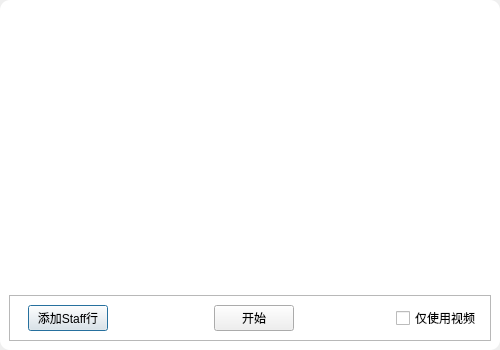
<?xml version="1.0" encoding="UTF-8"?>
<ui version="4.0">
 <class>NewSubProcessDialog</class>
 <widget class="QDialog" name="NewSubProcessDialog">
  <property name="geometry">
   <rect>
    <x>0</x>
    <y>0</y>
    <width>500</width>
    <height>350</height>
   </rect>
  </property>
  <property name="sizePolicy">
   <sizepolicy hsizetype="Preferred" vsizetype="Preferred">
    <horstretch>0</horstretch>
    <verstretch>0</verstretch>
   </sizepolicy>
  </property>
  <property name="minimumSize">
   <size>
    <width>500</width>
    <height>350</height>
   </size>
  </property>
  <property name="maximumSize">
   <size>
    <width>500</width>
    <height>350</height>
   </size>
  </property>
  <property name="windowTitle">
   <string>Dialog</string>
  </property>
  <layout class="QGridLayout" name="gridLayout">
   <property name="leftMargin">
    <number>0</number>
   </property>
   <property name="topMargin">
    <number>0</number>
   </property>
   <property name="rightMargin">
    <number>0</number>
   </property>
   <property name="bottomMargin">
    <number>0</number>
   </property>
   <property name="spacing">
    <number>0</number>
   </property>
   <item row="0" column="0">
    <widget class="QFrame" name="MainFrame">
     <property name="enabled">
      <bool>true</bool>
     </property>
     <property name="styleSheet">
      <string notr="true">QFrame#MainFrame{background-color: rgb(255, 255, 255);border-color: rgb(204,204, 204);border-size: 2px;border-radius:10px;}
QLabel{font: 12pt &quot;Microsoft YaHei UI&quot;;}
QGroupBox{background-color: rgba(204, 204, 204,50);border-color: rgb(204, 204,204);border-size: 1px;border-radius:10px;}
                        </string>
     </property>
     <layout class="QVBoxLayout" name="verticalLayout" stretch="0,0,1">
      <property name="topMargin">
       <number>35</number>
      </property>
      <item>
       <widget class="QFrame" name="SelectBox">
        <property name="sizePolicy">
         <sizepolicy hsizetype="Preferred" vsizetype="Maximum">
          <horstretch>0</horstretch>
          <verstretch>0</verstretch>
         </sizepolicy>
        </property>
        <layout class="QVBoxLayout" name="SelectBoxLayout">
         <property name="spacing">
          <number>2</number>
         </property>
        </layout>
       </widget>
      </item>
      <item>
       <spacer name="verticalSpacer">
        <property name="orientation">
         <enum>Qt::Vertical</enum>
        </property>
        <property name="sizeHint" stdset="0">
         <size>
          <width>20</width>
          <height>40</height>
         </size>
        </property>
       </spacer>
      </item>
      <item>
       <widget class="QFrame" name="EmitFrame">
        <property name="sizePolicy">
         <sizepolicy hsizetype="Preferred" vsizetype="Maximum">
          <horstretch>0</horstretch>
          <verstretch>0</verstretch>
         </sizepolicy>
        </property>
        <property name="frameShape">
         <enum>QFrame::StyledPanel</enum>
        </property>
        <property name="frameShadow">
         <enum>QFrame::Raised</enum>
        </property>
        <layout class="QHBoxLayout" name="horizontalLayout_4" stretch="1,1,1">
         <property name="topMargin">
          <number>0</number>
         </property>
         <property name="rightMargin">
          <number>0</number>
         </property>
         <property name="bottomMargin">
          <number>0</number>
         </property>
         <item>
          <widget class="QWidget" name="widget_4" native="true">
           <layout class="QHBoxLayout" name="horizontalLayout_6">
            <item>
             <widget class="QPushButton" name="StaffAddButton">
              <property name="sizePolicy">
               <sizepolicy hsizetype="Maximum" vsizetype="Fixed">
                <horstretch>0</horstretch>
                <verstretch>0</verstretch>
               </sizepolicy>
              </property>
              <property name="text">
               <string>添加Staff行</string>
              </property>
             </widget>
            </item>
            <item>
             <spacer name="horizontalSpacer_2">
              <property name="orientation">
               <enum>Qt::Horizontal</enum>
              </property>
              <property name="sizeHint" stdset="0">
               <size>
                <width>40</width>
                <height>20</height>
               </size>
              </property>
             </spacer>
            </item>
           </layout>
          </widget>
         </item>
         <item>
          <widget class="QWidget" name="widget" native="true">
           <layout class="QHBoxLayout" name="horizontalLayout">
            <item>
             <widget class="QPushButton" name="EmitButton">
              <property name="sizePolicy">
               <sizepolicy hsizetype="Fixed" vsizetype="Fixed">
                <horstretch>0</horstretch>
                <verstretch>0</verstretch>
               </sizepolicy>
              </property>
              <property name="text">
               <string>开始</string>
              </property>
             </widget>
            </item>
           </layout>
          </widget>
         </item>
         <item>
          <widget class="QWidget" name="widget_3" native="true">
           <layout class="QHBoxLayout" name="horizontalLayout_3">
            <item>
             <spacer name="horizontalSpacer">
              <property name="orientation">
               <enum>Qt::Horizontal</enum>
              </property>
              <property name="sizeHint" stdset="0">
               <size>
                <width>40</width>
                <height>20</height>
               </size>
              </property>
             </spacer>
            </item>
            <item>
             <widget class="QCheckBox" name="DryRunCheck">
              <property name="text">
               <string>仅使用视频</string>
              </property>
             </widget>
            </item>
           </layout>
          </widget>
         </item>
        </layout>
       </widget>
      </item>
     </layout>
    </widget>
   </item>
  </layout>
 </widget>
 <resources/>
 <connections/>
</ui>
